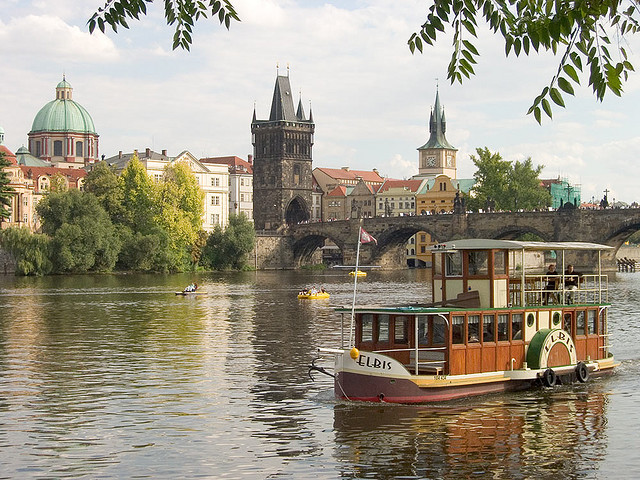
#> input picture Problem Set/PS2/delivered1/Wang_Jingbo_PS2_py/inputSeamCarvingPrague.jpg, 640 x 480 px
$ python main.py
#> lines starting #> are read from the running program, lines starting #| are printed output that depends on the picture
### Problem Set/PS2/delivered1/Wang_Jingbo_PS2_py/energy_image.py
import numpy as np
from scipy import ndimage


def rgb2gray(rgb):
    return np.dot(rgb[..., :3], [0.2989, 0.5870, 0.1140])

def energy_image(im):
    bw = rgb2gray(im)

    # filters
    kernely = np.array([[1, 1, 1], [0, 0, 0], [-1, -1, -1]])
    kernelx = np.array([[1, 0, -1], [1, 0, -1], [1, 0, -1]])

    # Perform x convolution
    x = np.absolute(ndimage.convolve(bw, kernelx))
    # Perform y convolution
    y = np.absolute(ndimage.convolve(bw, kernely))
    # add the two gradient together
    result = x + y

    return result.astype(np.double)

### Problem Set/PS2/cumulative_minimum_energy_map.py
import numpy as np
from scipy import ndimage
import matplotlib.pyplot as plt
import matplotlib.image as mpimg

def cumulative_minimum_energy_map(energyImage, seamDirection):
    map = np.zeros(energyImage.shape)

    # if horizontal, rotate and treat as vertical,
    if (seamDirection == "HORIZONTAL"):
        energyImage = np.rot90(energyImage, 3)
        map = np.rot90(map, 3)

    # vertical energy map
    map[0] = energyImage[0].copy()
    for i in range(1, len(map)):
        for j in range(len(map[i])):
            row = i - 1
            colLeft = j - 1
            colCenter = j
            colRight = j + 1
            if (colLeft >= 0 and colRight < len(map[i])):
                map[i][j] = min(map[row][colLeft], map[row][colCenter], map[row][colRight]) + energyImage[i][j]
            elif (colLeft < 0 and colRight < len(map[i])):
                map[i][j] = min(map[row][colCenter], map[row][colRight]) + energyImage[i][j]
            elif (colRight >= len(map[i]) and colLeft >= 0):
                map[i][j] = min(map[row][colLeft], map[row][colCenter]) + energyImage[i][j]
            else:
                map[i][j] = min(map[row][colCenter]) + energyImage[i][j]

    # if horizontal, rotate energy map back
    if (seamDirection == "HORIZONTAL"):
        map = np.rot90(map)

    return map.astype(np.double)

### Problem Set/PS2/find_optimal_vertical_seam.py
import numpy as np
from scipy import ndimage
import matplotlib.pyplot as plt
import matplotlib.image as mpimg

def find_optimal_vertical_seam(cumulativeEnergyMap):
    seam = np.zeros((len(cumulativeEnergyMap),), int)
    seam[-1] = np.argmin(cumulativeEnergyMap[-1])

    # start tracing back from bottom
    for i in reversed(xrange(len(cumulativeEnergyMap) - 1)):
        curCol = seam[i + 1]

        # look at the three above (take care of edges)
        if (curCol - 1 >= 0 and curCol + 1 < len(cumulativeEnergyMap[0])):
            traceBackOptions = np.array([cumulativeEnergyMap[i][curCol - 1], cumulativeEnergyMap[i][curCol], cumulativeEnergyMap[i][curCol + 1]])
        elif (curCol - 1 < 0 and curCol + 1 < len(cumulativeEnergyMap[0])):
            traceBackOptions = np.array([float("inf"), cumulativeEnergyMap[i][curCol], cumulativeEnergyMap[i][curCol + 1]])
        elif (curCol + 1 >= len(cumulativeEnergyMap[0]) and curCol - 1 >= 0):
            traceBackOptions = np.array([cumulativeEnergyMap[i][curCol - 1], cumulativeEnergyMap[i][curCol], float("inf")])
        else:
            traceBackOptions = np.array([float("inf"), cumulativeEnergyMap[i][curCol], float("inf")])
        traceBackPointIndex = np.argmin(traceBackOptions)
        seam[i] = curCol + traceBackPointIndex - 1

    return seam

### Problem Set/PS2/find_optimal_horizontal_seam.py
import numpy as np
from scipy import ndimage
import matplotlib.pyplot as plt
import matplotlib.image as mpimg

def find_optimal_horizontal_seam(cumulativeEnergyMap):
    seam = np.zeros((len(cumulativeEnergyMap[0]),), int)
    seam[-1] = np.argmin(cumulativeEnergyMap[:, len(cumulativeEnergyMap[0]) - 1])

    # start tracing back from right (take care of edges)
    for i in reversed(xrange(len(cumulativeEnergyMap[0]) - 1)):
        curRow = seam[i + 1]
        # look at the three left
        if (curRow - 1 >= 0 and curRow + 1 < len(cumulativeEnergyMap)):
            traceBackOptions = np.array([cumulativeEnergyMap[curRow - 1][i], cumulativeEnergyMap[curRow][i], cumulativeEnergyMap[curRow + 1][i]])
        elif (curRow - 1 < 0 and curRow + 1 < len(cumulativeEnergyMap)):
            traceBackOptions = np.array([float("inf"), cumulativeEnergyMap[curRow][i], cumulativeEnergyMap[curRow + 1][i]])
        elif (curRow + 1 >= len(cumulativeEnergyMap) and curRow - 1 >= 0):
            traceBackOptions = np.array([cumulativeEnergyMap[curRow - 1][i], cumulativeEnergyMap[curRow][i], float("inf")])
        else:
            traceBackOptions = np.array([float("inf"), cumulativeEnergyMap[curRow][i], float("inf")])
        traceBackPointIndex = np.argmin(traceBackOptions)
        seam[i] = curRow + traceBackPointIndex - 1

    return seam

### Problem Set/PS2/delivered1/Wang_Jingbo_PS2_py/displaySeam.py
import matplotlib.pyplot as plt

def displaySeam(im, seam, type):
    plt.imshow(im)
    if type == "VERTICAL":
        for i in xrange(len(seam)):
            plt.plot(seam[i], i,'r,')
    elif type == "HORIZONTAL":
        for i in xrange(len(seam)):
            plt.plot(i, seam[i], 'r,')
    plt.show()

### Problem Set/PS2/delivered1/Wang_Jingbo_PS2_py/main.py
from energy_image import energy_image
from cumulative_minimum_energy_map import cumulative_minimum_energy_map
from find_optimal_vertical_seam import find_optimal_vertical_seam
from find_optimal_horizontal_seam import find_optimal_horizontal_seam
from displaySeam import displaySeam

import matplotlib.pyplot as plt
import matplotlib.image as mpimg

### prague
img = mpimg.imread('./inputSeamCarvingPrague.jpg')
#> img is the input picture: shape (480, 640, 3); mean R, G, B 156.6, 149.6, 132.7
plt.imshow(img)
# plt.savefig('./energyImagePrague.png')
plt.show()

### energyImage
energyImage = energy_image(img)
plt.imshow(energyImage, cmap=plt.get_cmap('gray'))
# plt.savefig('./energyImagePrague.png')
plt.show()

### cumulative energy map
mapV = cumulative_minimum_energy_map(energyImage, "VERTICAL")
mapH = cumulative_minimum_energy_map(energyImage, "HORIZONTAL")
#> call 2 of cumulative_minimum_energy_map, with seamDirection = 'HORIZONTAL'
#> in cumulative_minimum_energy_map (call 2), `map = np.rot90(map)`:
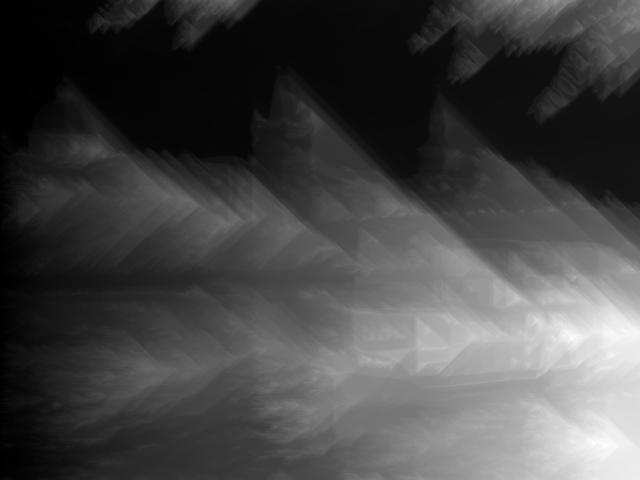
#> map: shape (480, 640) float64; min 5.68e-14, max 23069.4, mean 6423.3; drawn with min black and max white
plt.imshow(mapV, cmap=plt.get_cmap('gray'))
# plt.savefig('./verticalCumulativeEnergyMapPrague.png')
plt.show()
plt.imshow(mapH, cmap=plt.get_cmap('gray'))
# plt.savefig('./horizontalCumulativeEnergyMapPrague.png')
plt.show()

### vertical seam
vSeam = find_optimal_vertical_seam(mapV)
#> in find_optimal_vertical_seam, `seam = np.zeros((len(cumulativeEnergyMap),), int)`: seam = 480 values from 0 to 0
#> the loop in find_optimal_vertical_seam, `for i in reversed(xrange(len(cumulativeEnergyMap) - 1)):` made 479 passes
#> (i, curCol, traceBackOptions, traceBackPointIndex) on passes 1 to 12: (478, 216, [13052.3, 12936.4, 12863.5], 2), (477, 217, [13012.4, 12920.1, 12823.2], 2), (476, 218, [12909.4, 12854.1, 12798.6], 2), (475, 219, [12811.4, 12783.8, 12846.3], 1), (474, 219, [12777.1, 12783.1, 12774.7], 2), (473, 220, [12718.6, 12740, 12787.8], 0), (472, 219, [12704.9, 12705, 12705.7], 0), (471, 218, [12690.5, 12690.7, 12676.9], 2), (470, 219, [12679.9, 12678.4, 12669.8], 2), (469, 220, [12672.7, 12669.1, 12715], 1), (468, 220, [12656.2, 12693, 12756], 0), (467, 219, [12646.6, 12645.7, 12678.2], 1)
#> (curCol, traceBackOptions) on passes 61 to 66: (216, [11533.2, 11434.8, 11399.5]), (217, [11468.9, 11383.7, 11445.4]), (217, [11423.2, 11373, 11373.9]), (217, [11367.8, 11341.1, 11330.7]), (218, [11319.2, 11311.5, 11311.7]), (218, [11340.9, 11294.2, 11299.6])
#> after the loop in find_optimal_vertical_seam, `for i in reversed(xrange(len(cumulativeEnergyMap) - 1)):`: seam = 480 values, max 277 at index 32, min 207 at index 297, mean 233.2
#> vSeam has the same summary as seam in find_optimal_vertical_seam

### horizontal seam
hSeam = find_optimal_horizontal_seam(mapH)
#> in find_optimal_horizontal_seam, `seam = np.zeros((len(cumulativeEnergyMap[0]),), int)`: seam = 640 values from 0 to 0
#> the loop in find_optimal_horizontal_seam, `for i in reversed(xrange(len(cumulativeEnergyMap[0]) - 1)):` made 639 passes
#> (i, curRow, traceBackOptions, traceBackPointIndex) on passes 1 to 12: (638, 131, [1566.6, 1565.7, 1566.6], 1), (637, 131, [1566.6, 1565.7, 1566.6], 1), (636, 131, [1566.6, 1565.7, 1566.6], 1), (635, 131, [1566.6, 1565.7, 1566.6], 1), (634, 131, [1566.6, 1565.7, 1566.6], 1), (633, 131, [1566.6, 1565.7, 1566.6], 1), (632, 131, [1566.3, 1565.7, 1566.3], 1), (631, 131, [1563.3, 1563, 1563.3], 1), (630, 131, [1560.4, 1560.3, 1560.3], 2), (629, 132, [1560.3, 1560.3, 1560.3], 1), (628, 132, [1560.3, 1560.3, 1560.3], 1), (627, 132, [1560.3, 1560.3, 1560.3], 1)
#> (curRow, traceBackOptions) on passes 61 to 66: (131, [1487.2, 1484.2, 1484.2]), (131, [1489.2, 1484.2, 1484.2]), (131, [1488.2, 1486.2, 1484.2]), (132, [1484.2, 1483.2, 1482.2]), (133, [1481.2, 1482.2, 1482.2]), (132, [1480.2, 1479.2, 1479.2])
#> after the loop in find_optimal_horizontal_seam, `for i in reversed(xrange(len(cumulativeEnergyMap[0]) - 1)):`: seam = 640 values, max 139 at index 553, min 51 at index 262, mean 84.8
#> hSeam has the same summary as seam in find_optimal_horizontal_seam

### display seam
displaySeam(img, vSeam, "VERTICAL")
displaySeam(img, hSeam, "HORIZONTAL")

### mall
img = mpimg.imread('./inputSeamCarvingMall.jpg')
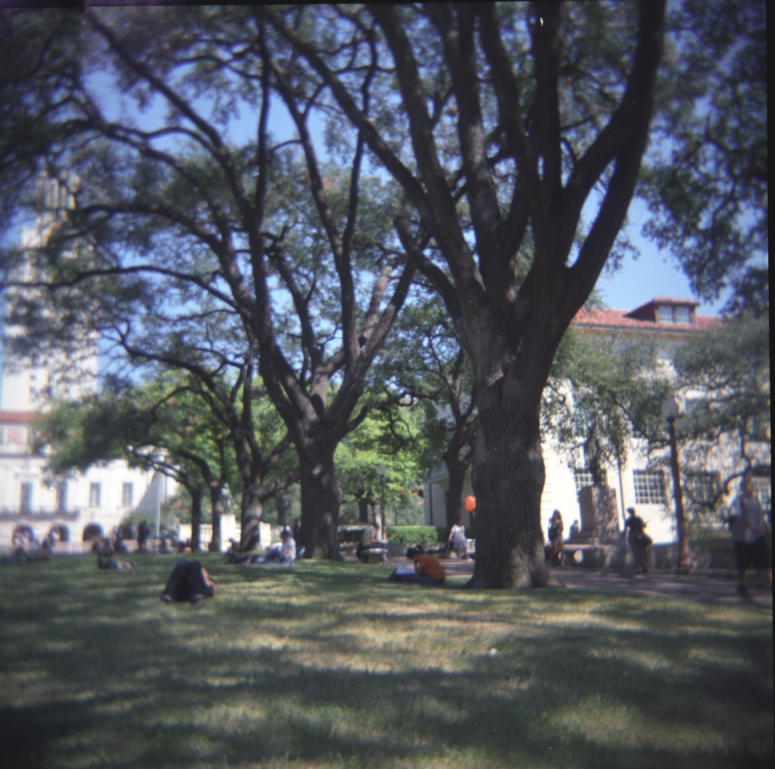
#> input picture Problem Set/PS2/delivered1/Wang_Jingbo_PS2_py/inputSeamCarvingMall.jpg, 775 x 769 px
#> img is the input picture: shape (769, 775, 3); mean R, G, B 83.8, 88.4, 96.4
plt.imshow(img)
# plt.savefig('./energyImagePrague.png')
plt.show()

### energyImage
energyImage = energy_image(img)
plt.imshow(energyImage, cmap=plt.get_cmap('gray'))
# plt.savefig('./energyImagePrague.png')
plt.show()

### cumulative energy map
mapV = cumulative_minimum_energy_map(energyImage, "VERTICAL")
#> call 3 of cumulative_minimum_energy_map, with seamDirection = 'VERTICAL'
#> after the loop in cumulative_minimum_energy_map (call 3), `for i in range(1, len(map)):`:
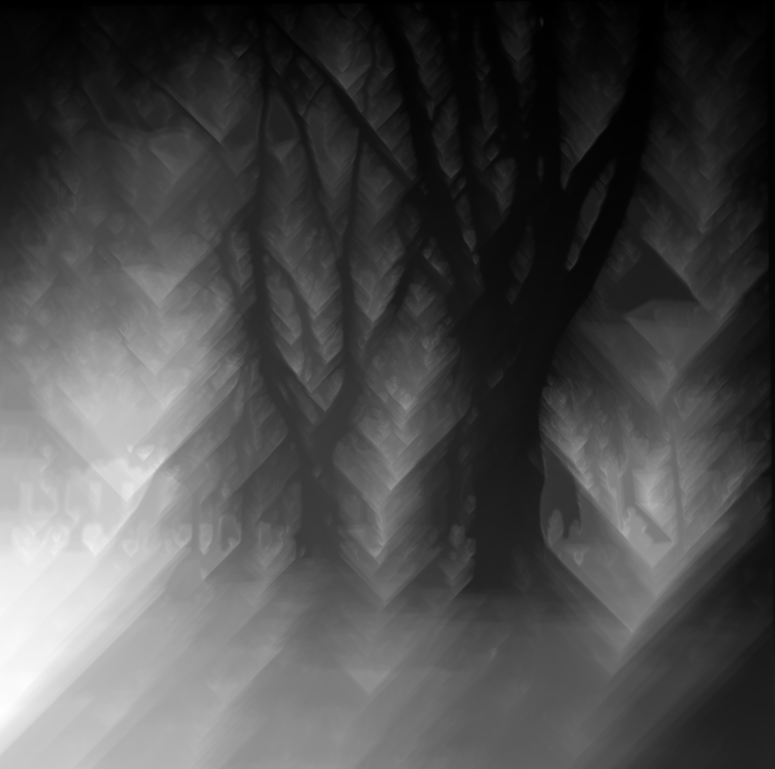
#> map: shape (769, 775) float64; min 0, max 12001.6, mean 3600.6; drawn with min black and max white
mapH = cumulative_minimum_energy_map(energyImage, "HORIZONTAL")
#> call 4 of cumulative_minimum_energy_map, with seamDirection = 'HORIZONTAL'
#> in cumulative_minimum_energy_map (call 4), `energyImage = np.rot90(energyImage, 3)`:
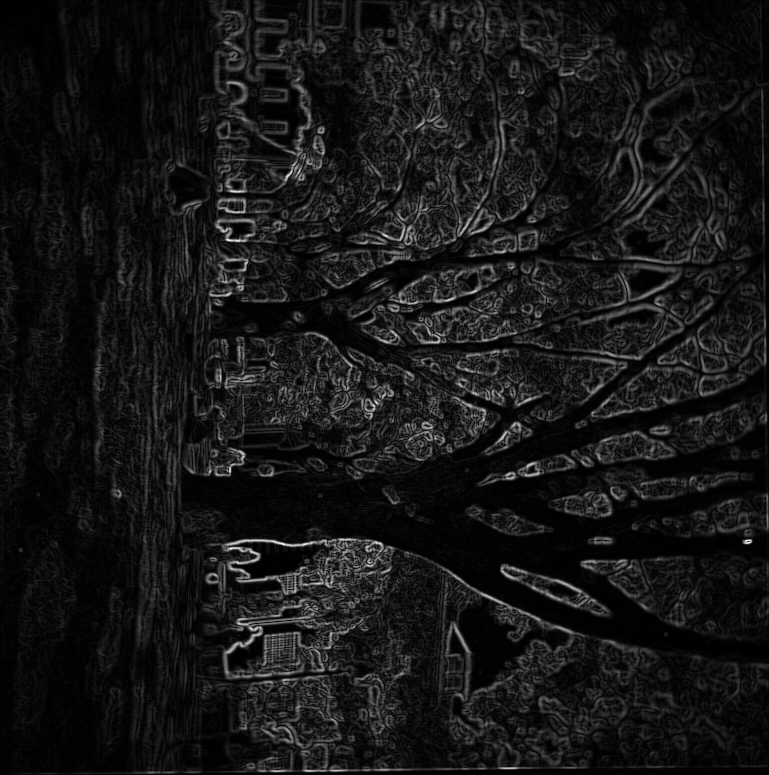
#> energyImage: shape (775, 769) float64; min 0, max 572.5, mean 50.6; drawn with min black and max white
#> after the loop in cumulative_minimum_energy_map (call 4), `for i in range(1, len(map)):`:
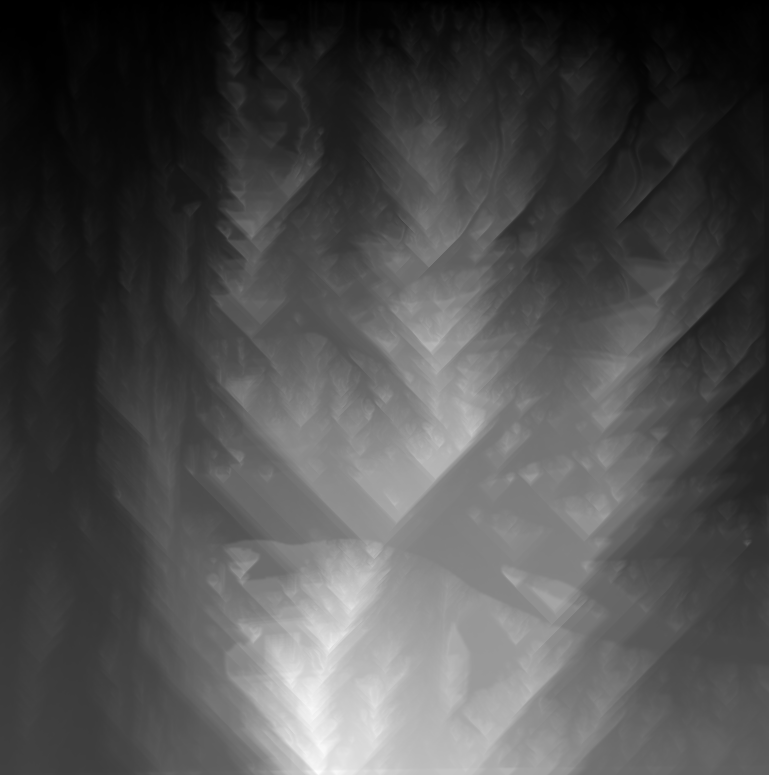
#> map: shape (775, 769) float64; min 0, max 14326.7, mean 4411.2; drawn with min black and max white
#> in cumulative_minimum_energy_map (call 4), `map = np.rot90(map)`:
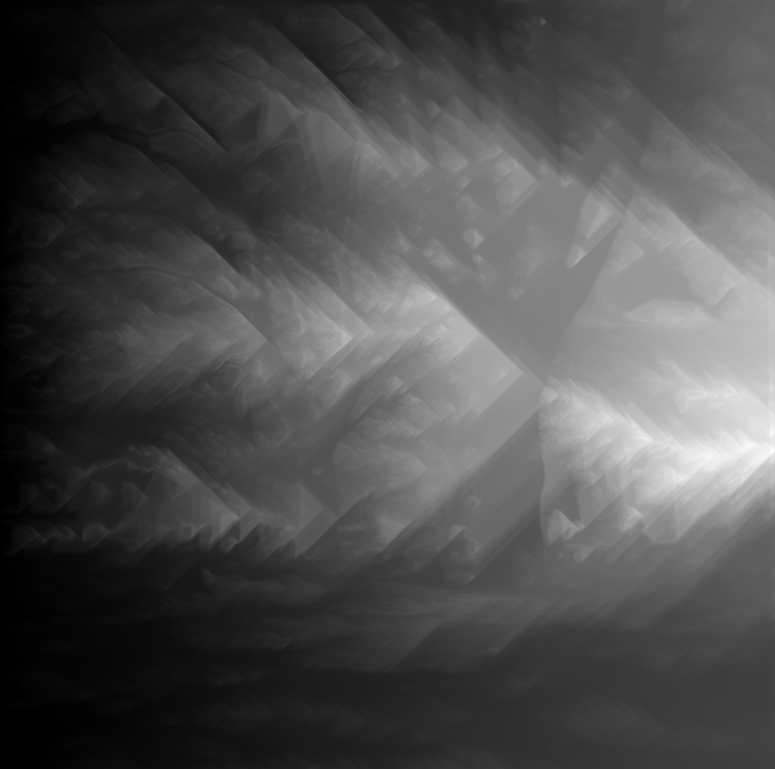
#> map: shape (769, 775) float64; min 0, max 14326.7, mean 4411.2; drawn with min black and max white
plt.imshow(mapV, cmap=plt.get_cmap('gray'))
# plt.savefig('./verticalCumulativeEnergyMapPrague.png')
plt.show()
plt.imshow(mapH, cmap=plt.get_cmap('gray'))
# plt.savefig('./horizontalCumulativeEnergyMapPrague.png')
plt.show()

### vertical seam
vSeam = find_optimal_vertical_seam(mapV)
#> the loop in find_optimal_vertical_seam (call 2), `for i in reversed(xrange(len(cumulativeEnergyMap) - 1)):` made 768 passes
#> (i, curCol, traceBackOptions, traceBackPointIndex) on passes 1 to 12: (767, 751, [1639.8, 1638.2, 1637.8], 2), (766, 752, [1637.9, 1637.1, 1634.7], 2), (765, 753, [1638.9, 1633.1, 1635.8], 1), (764, 753, [1635.8, 1632, 1634.1], 1), (763, 753, [1630, 1630.8, 1635.9], 0), (762, 752, [1626.8, 1628.8, 1632.8], 0), (761, 751, [1626.8, 1626.8, 1629.8], 0), (760, 750, [1627.8, 1626.8, 1627.8], 1), (759, 750, [1626.8, 1627.8, 1628.8], 0), (758, 749, [1632.2, 1628.5, 1626.8], 2), (757, 750, [1623.8, 1622.1, 1636], 1), (756, 750, [1617.1, 1629.3, 1652.7], 0)
#> i on passes 59 to 60: 709, 708

### horizontal seam
hSeam = find_optimal_horizontal_seam(mapH)
#> the loop in find_optimal_horizontal_seam (call 2), `for i in reversed(xrange(len(cumulativeEnergyMap[0]) - 1)):` made 774 passes
#> i on passes 1 to 3: 773, 772, 771

### display seam
displaySeam(img, vSeam, "VERTICAL")
#> call 3 of displaySeam, with seam = array of shape (769,), type = 'VERTICAL'
#> in displaySeam (call 3), `plt.show()`:
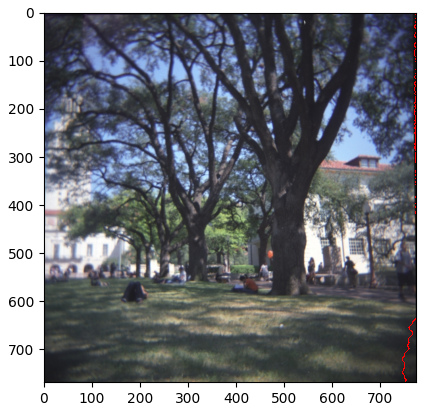
#> figure drawn by matplotlib, 1 panel
displaySeam(img, hSeam, "HORIZONTAL")
